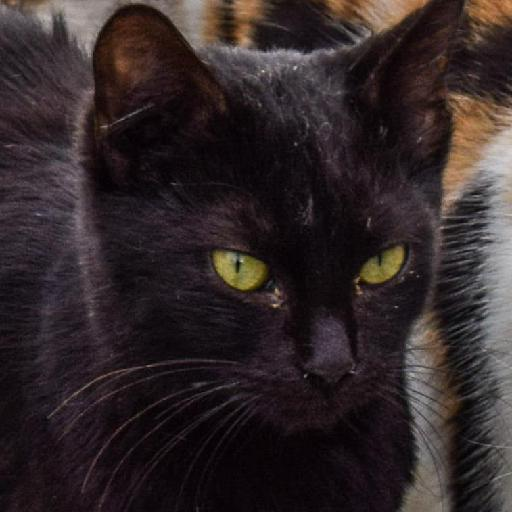
#> input picture animal_Detection-main/animalditection/images/cat_ (507).jpg, 512 x 512 px; its folder holds only this picture in this run
$ python collect_data.py
#> lines starting #> are read from the running program, lines starting #| are printed output that depends on the picture
# collect_data.py

import cv2
import os

# Paths
input_folder = "images"               # Folder with Kaggle images
output_folder = "crop_image"               # Where cropped faces/animals will be saved
cascade_path = "haarcascade_frontalface_default.xml"  # Change to animal cascade if needed

# Load classifier
classifier = cv2.CascadeClassifier(cascade_path)

# Create output folder if not exists
os.makedirs(output_folder, exist_ok=True)

# Process each image in the dataset folder
count = 0
for file_name in os.listdir(input_folder):
    if file_name.lower().endswith(('.jpg', '.jpeg', '.png')):
        file_path = os.path.join(input_folder, file_name)
        image = cv2.imread(file_path)
#> image is the input picture: shape (512, 512, 3); mean B, G, R 40.4, 39, 48.9

        if image is None:
            print(f"Error reading {file_name}")
            continue

        gray = cv2.cvtColor(image, cv2.COLOR_BGR2GRAY)
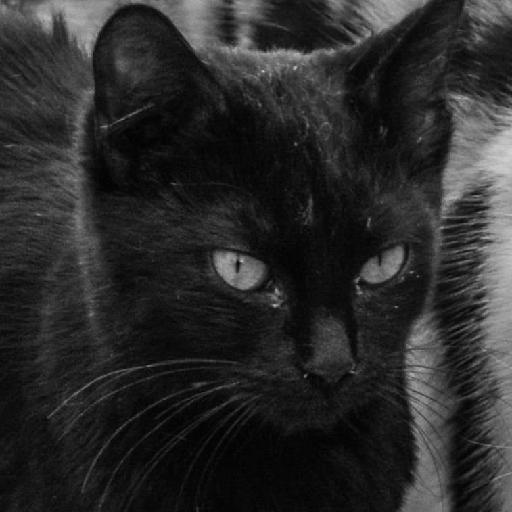
#> gray: shape (512, 512); min 0, max 211, mean 42.1
        faces = classifier.detectMultiScale(gray, 1.3, 5)
#> faces = [[391, 328, 51, 51]]

        for (x, y, w, h) in faces:
            face = image[y:y+h, x:x+w]
            count += 1
            save_path = os.path.join(output_folder, f"face_{count}.jpg")
            cv2.imwrite(save_path, face)
            print(f"[{count}] Saved: {save_path}")
#> this loop made 1 pass
#> (x, y, w, h, count) on pass 1: (391, 328, 51, 51, 1)
#| [1] Saved: crop_image/face_1.jpg
#> pass 1, `face = image[y:y+h, x:x+w]`:
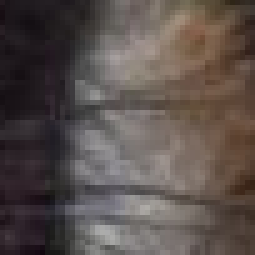
#> face: shape (51, 51, 3) (shown 5 times larger); mean B, G, R 76.2, 79.9, 89.9
#> after the loop, count = 1

print("Done collecting from dataset.")

$ run again, on animal_Detection-main/animalditection/images/cat_ (562).jpg
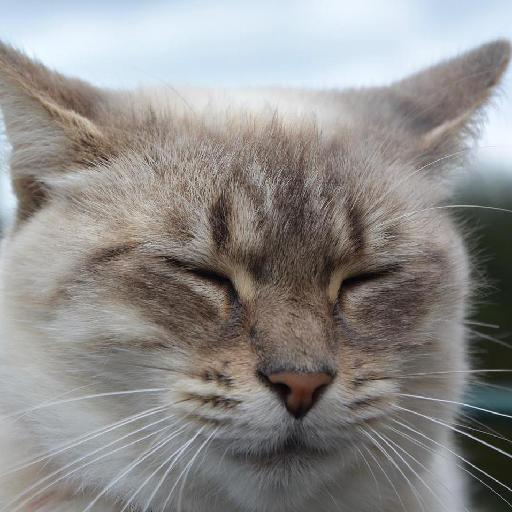
#> input picture animal_Detection-main/animalditection/images/cat_ (562).jpg, 512 x 512 px
#> image is the input picture: shape (512, 512, 3); mean B, G, R 139.3, 140.9, 142.8
#> `gray = cv2.cvtColor(image, cv2.COLOR_BGR2GRAY)`:
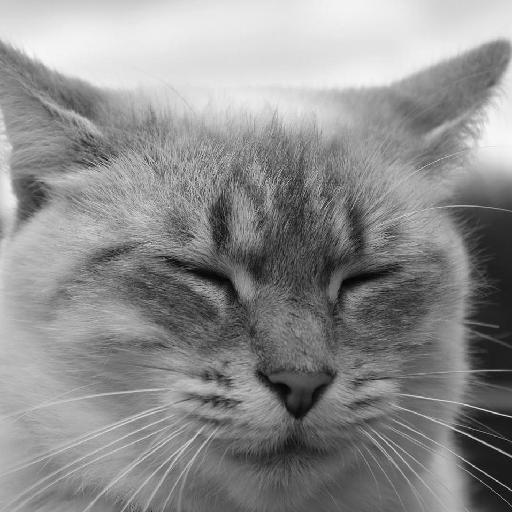
#> gray: shape (512, 512); min 1, max 248, mean 141.3
#> faces = ()
#> after the loop `for (x, y, w, h) in faces:`: count = 0

$ run again, on animal_Detection-main/animalditection/images/cat_ (572).jpg
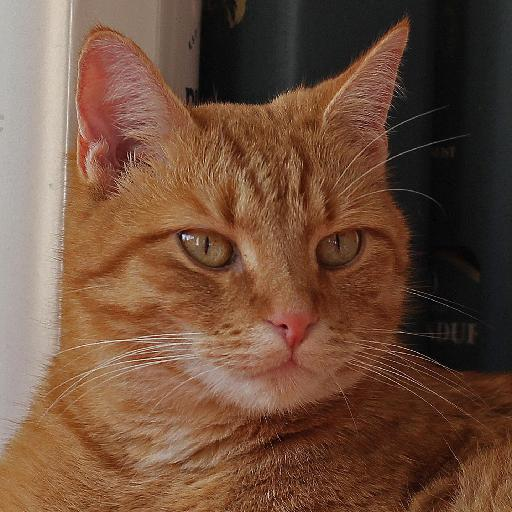
#> input picture animal_Detection-main/animalditection/images/cat_ (572).jpg, 512 x 512 px
#> image is the input picture: shape (512, 512, 3); mean B, G, R 60.1, 79, 110.9
#> `gray = cv2.cvtColor(image, cv2.COLOR_BGR2GRAY)`:
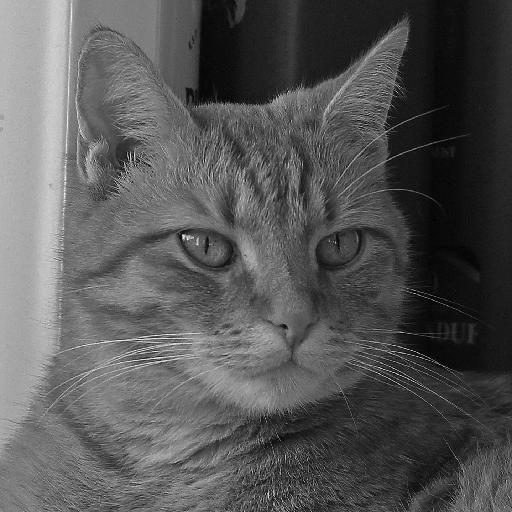
#> gray: shape (512, 512); min 0, max 252, mean 86.4
#> faces = ()
#> after the loop `for (x, y, w, h) in faces:`: count = 0

$ run again, on animal_Detection-main/animalditection/images/cat_ (580).jpg
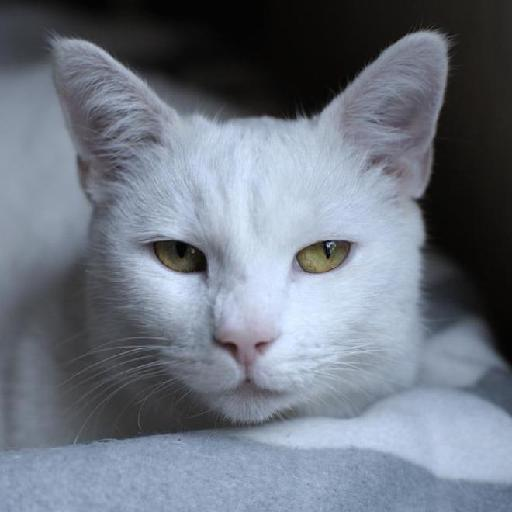
#> input picture animal_Detection-main/animalditection/images/cat_ (580).jpg, 512 x 512 px
#> image is the input picture: shape (512, 512, 3); mean B, G, R 129.2, 117.2, 109.6
#> `gray = cv2.cvtColor(image, cv2.COLOR_BGR2GRAY)`:
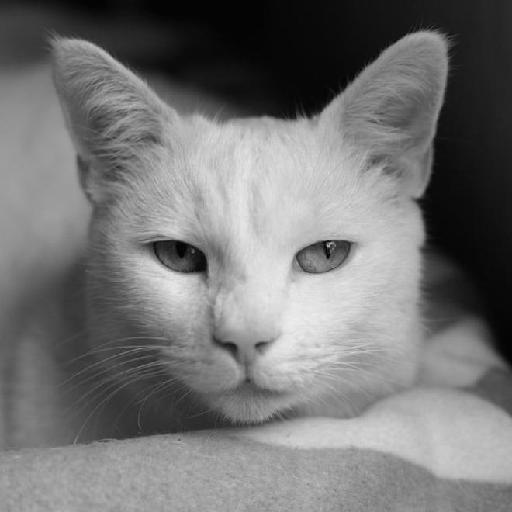
#> gray: shape (512, 512); min 1, max 238, mean 116.3
#> faces = ()
#> after the loop `for (x, y, w, h) in faces:`: count = 0

$ run again, on animal_Detection-main/animalditection/images/cat_ (511).jpg
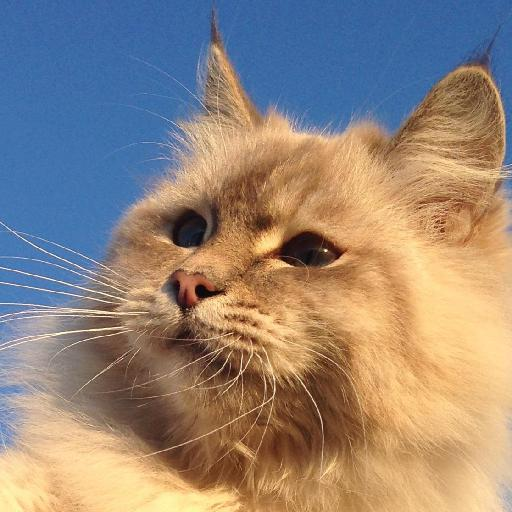
#> input picture animal_Detection-main/animalditection/images/cat_ (511).jpg, 512 x 512 px
#> image is the input picture: shape (512, 512, 3); mean B, G, R 122.6, 133.9, 148.8
#> `gray = cv2.cvtColor(image, cv2.COLOR_BGR2GRAY)`:
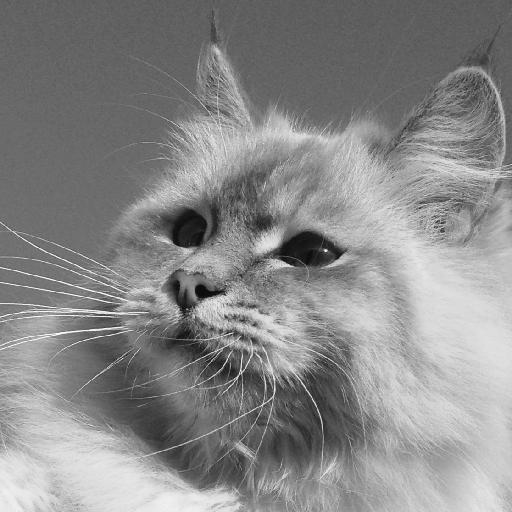
#> gray: shape (512, 512); min 4, max 254, mean 137.1
#> faces = ()
#> after the loop `for (x, y, w, h) in faces:`: count = 0
